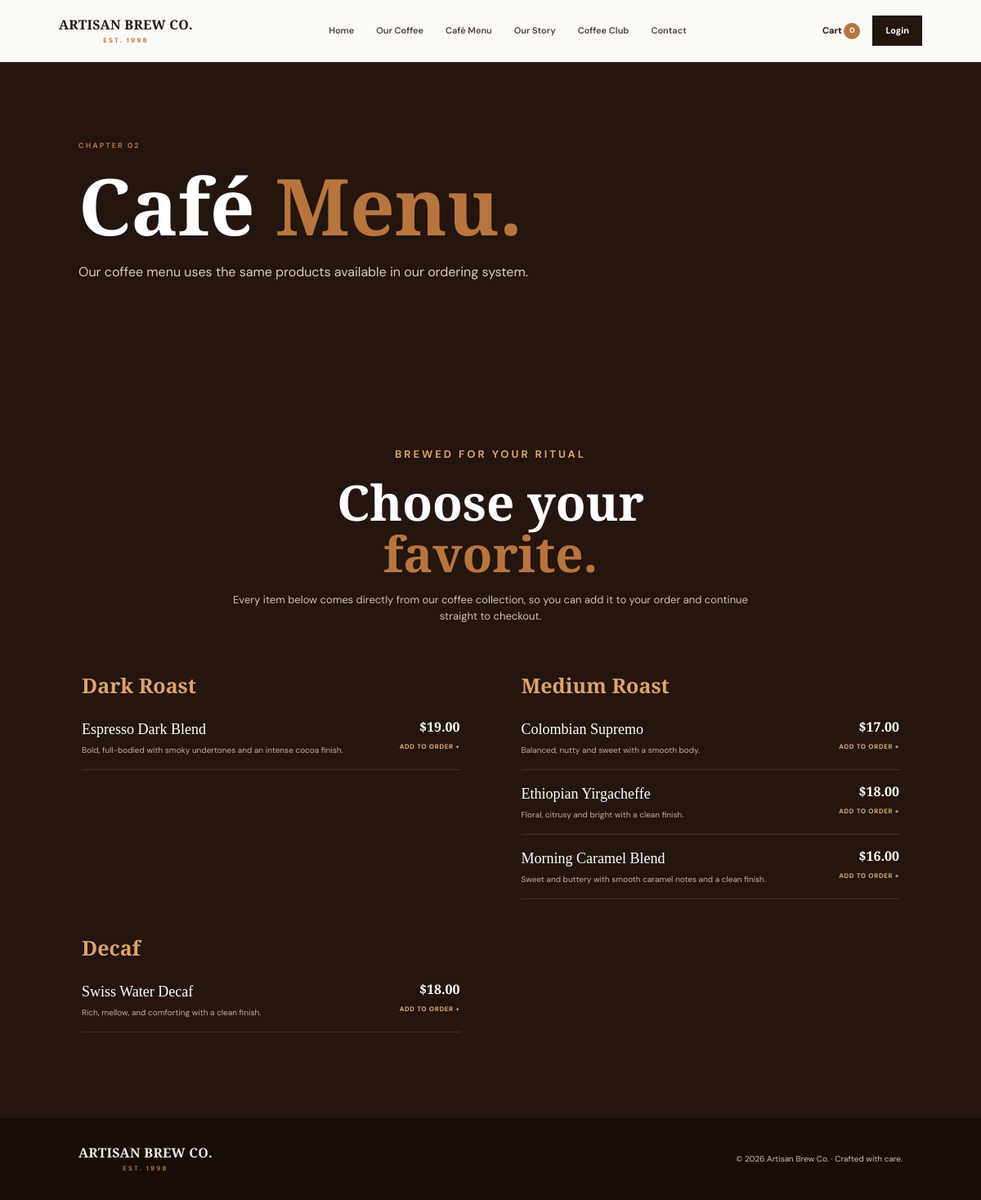
Page /menu.php on the committed database.
### tables this page shows
CREATE TABLE IF NOT EXISTS products(product_id INT AUTO_INCREMENT PRIMARY KEY,name VARCHAR(150) NOT NULL,category VARCHAR(80) NOT NULL,price DECIMAL(10,2) NOT NULL,description TEXT NOT NULL,image VARCHAR(180) NOT NULL,created_at TIMESTAMP DEFAULT CURRENT_TIMESTAMP);

### menu.php (the view, shortened to what this page needs)
<?php
require "includes/db.php";
$groups = [];
$result = $conn->query("SELECT * FROM products ORDER BY FIELD(category,'Dark Roast','Medium Roast','Decaf'), name");
while ($p = $result->fetch_assoc()) {
    $groups[$p['category']][] = $p;
}
require "includes/header.php";
?>
<section class="page-hero dark-hero">
    <p class="eyebrow">CHAPTER 02</p>
    <h1>Café <em>Menu.</em></h1>
    <p>Our coffee menu uses the same products available in our ordering system.</p>
</section>
<section class="section menu-section">
    <div class="menu-intro">
        <p class="eyebrow">BREWED FOR YOUR RITUAL</p>
        <h2>Choose your <em>favorite.</em></h2>
        <p>Every item below comes directly from our coffee collection, so you can add it to your order and continue straight to checkout.</p>
    </div>
    <div class="menu-list">
        <?php foreach ($groups as $category => $items): ?>
            <div class="menu-group">
                <h3><?= htmlspecialchars($category) ?></h3>
                <?php foreach ($items as $p): ?>
                    <div class="menu-item">
                        <div class="menu-item-main">
                            <span class="menu-item-name"><?= htmlspecialchars($p['name']) ?></span>
                            <span class="menu-item-desc"><?= htmlspecialchars($p['description']) ?></span>
                        </div>
                        <div class="menu-item-side">
                            <span class="menu-item-price">$<?= number_format($p['price'], 2) ?></span>
                            <a class="menu-add" href="add_to_cart.php?id=<?= (int)$p['product_id'] ?>">Add to order +</a>
                        </div>
                    </div>
                <?php endforeach; ?>
            </div>
        <?php endforeach; ?>
    </div>
</section>
<?php require "includes/footer.php"; ?>

### assets/css/styles.css (style rules this page uses)
* { box-sizing:border-box;margin:0;padding:0 }
:root { --espresso:#24150f;--coffee:#4b2b1f;--cream:#f5efe6;--paper:#fbfaf7;--latte:#d8b58d;--caramel:#b8753d;--sand:#e9dfd2;--muted:#76695f;--line:#e7ded4;--white:#fff }
html { scroll-behavior:smooth }
body { font-family:'DM Sans',Arial,sans-serif;background:var(--paper);color:var(--espresso);line-height:1.6 }
a { text-decoration:none;color:inherit }
.eyebrow { font-size:9px;letter-spacing:.23em;font-weight:700;color:var(--caramel);margin-bottom:16px }
h1 em,h2 em { color:var(--caramel);font-style:normal }
.section { padding:105px 8vw }
h1,h2,h3 { font-family:'Playfair Display',Georgia,serif;line-height:1.05 }
h2 { font-size:clamp(42px,5vw,70px);color:var(--espresso) }
.page-hero { padding:95px 8vw;background:var(--cream) }
.page-hero h1 { font-size:clamp(55px,8vw,100px) }
.page-hero p:last-child { color:var(--muted);margin-top:18px }
.dark-hero { background:var(--espresso);color:#fff }
.dark-hero h1 { color:#fff }
.dark-hero p:last-child { color:#d8cbc1 }
.menu-section { background:var(--espresso);color:#fff }
.menu-intro { text-align:center;max-width:650px;margin:0 auto 60px }
.menu-intro .eyebrow { color:#d9a06a }
.menu-intro h2 { color:#fff;margin-bottom:15px }
.menu-intro p { color:#cfc0b5;font-size:13px }
.menu-list { max-width:1000px;margin:auto;display:grid;grid-template-columns:1fr 1fr;gap:46px 75px }
.menu-group h3 { color:#dba46d;font-size:25px;margin-bottom:12px }
.menu-item { display:grid;grid-template-columns:1fr auto;gap:8px;padding:15px 0;border-bottom:1px solid rgba(255,255,255,.12) }
.menu-item-main { display:flex;flex-direction:column }
.menu-item-name { font-family:'Playfair Display',Georgia,serif;font-size:18px }
.menu-item-desc { font-size:10px;color:#bdaea4;margin-top:3px }
.menu-item-side { display:flex;flex-direction:column;align-items:flex-end;gap:7px }
.menu-item-price { font:600 16px 'Playfair Display',Georgia,serif }
.menu-add { font-size:8px;color:#e2ad76;text-transform:uppercase;font-weight:700;letter-spacing:.08em }

### rows in the picture
products: name "Espresso Dark Blend", description "Bold, full-bodied with smoky undertones and an intense cocoa finish.", price "19.00"
products: name "Colombian Supremo", description "Balanced, nutty and sweet with a smooth body.", price "17.00"
products: name "Ethiopian Yirgacheffe", description "Floral, citrusy and bright with a clean finish.", price "18.00"
products: name "Morning Caramel Blend", description "Sweet and buttery with smooth caramel notes and a clean finish.", price "16.00"
products: name "Swiss Water Decaf", description "Rich, mellow, and comforting with a clean finish.", price "18.00"

### other values in the picture
$cartCount "0"
$category "Dark Roast"
$category "Medium Roast"
$category "Decaf"
